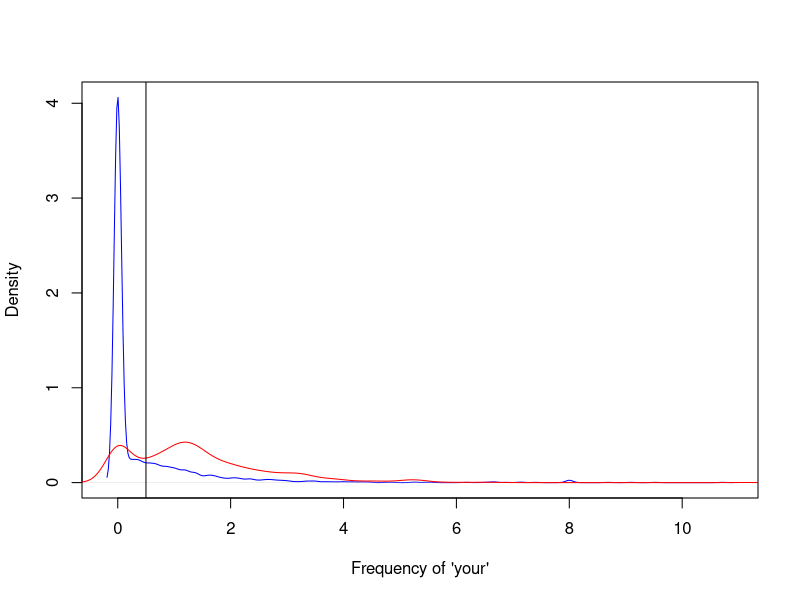
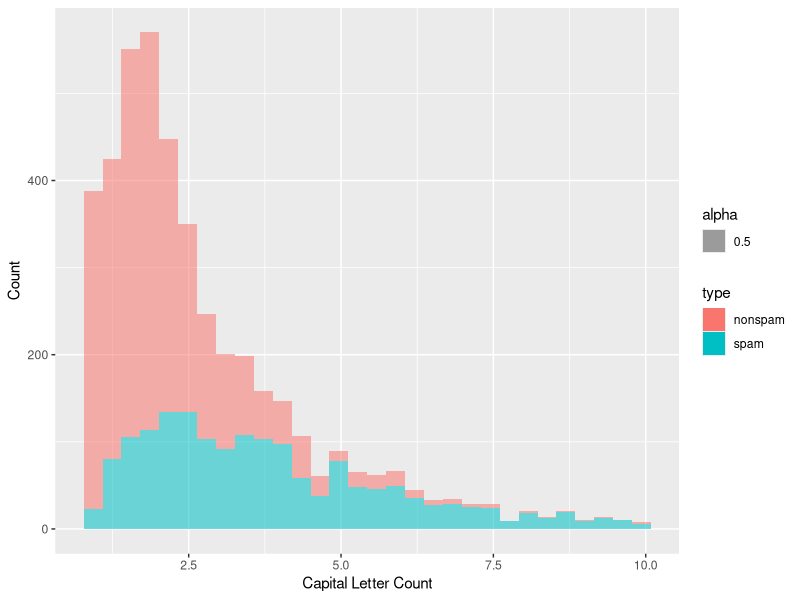

These figures' R source, in order:
install.packages("caret")
library(caret)

install.packages("kernlab")
library(kernlab)
data(spam)
str(spam)
table(spam$type)

plot(density(spam$your[spam$type == "nonspam"]),
     col = "blue",
     main = "",
     xlab = "Frequency of 'your'")
lines(density(spam$your[spam$type == "spam"]),
      col = "red")
abline(v=0.5, col="black")
prediction <- ifelse(spam$your > 0.5, "spam", "nospam")
table(prediction, spam$type) / length(spam$type)

library(ggplot2)
library(dplyr)
sample <- filter(spam, capitalAve <= 10)
ggplot(sample, aes(x = capitalAve, fill = type, alpha=0.5)) +
    geom_histogram() +
    xlab("Capital Letter Count") +
    ylab("Count")
